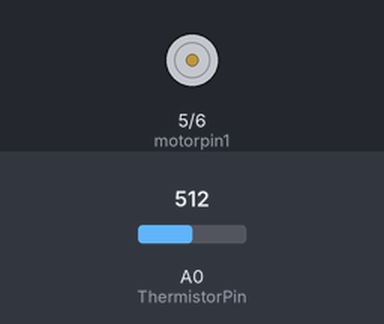
This sketch was run on a simulated Arduino Uno, built with avr-gcc and run on an emulated ATmega328P. Shown: motor-driver pin pairs drawn as motors (green arrow = first pin HIGH = forward, orange = second pin HIGH = backward, longer = more drive). The test bench sets the inputs (shaded band); at power-on: A0 (ThermistorPin) = 512. What the sketch prints to the serial monitor is not drawn.

Above: at 1.3 s.
1.4 s: A0 (ThermistorPin) set to 593
3.2 s: A0 (ThermistorPin) set to 611
At 5.7 s:
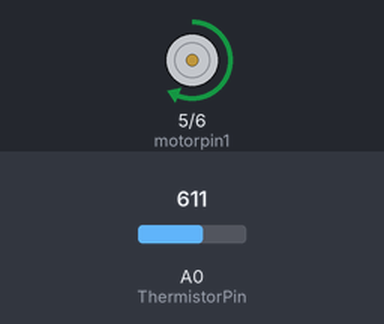
6.0 s: A0 (ThermistorPin) set to 716
At 7.5 s:
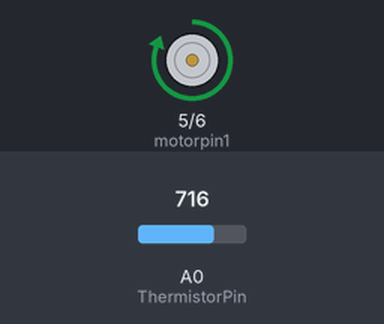
Timing chart, 0 to 9.0 s (numbered marks = the images above; inputs shaded):
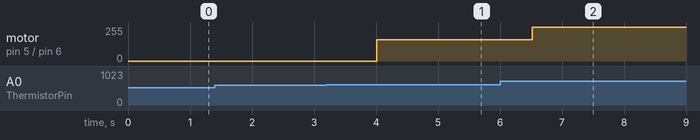

Measured:
- the behaviour switches between 610 and 611 on A0 (ThermistorPin) (found by bisection; images 0 and 1)
- after the input at 1.4 s, every drawn part: stays the same
- after the input at 3.2 s, motor on pin 5 (motorpin1) / pin 6 (motorpin2): stopped → forward 160/255 after 0.81 s, → forward 161/255 0.50 s later

The sketch:

751_Lab_2.ino
```cpp
#include <PID_v1.h>
double Setpoint, Input, Output;
double Kp=10, Ki=25, Kd=0;
PID myPID(&Input, &Output, &Setpoint, Kp, Ki, Kd, DIRECT);

int motorpin1 = 5;
int motorpin2 = 6;
int a;

#define ThermistorPin A0
int Vo;
float R1 = 10000;
float logR2, R2, T, Tf, Tc;
float c1 = 1.009249522e-03, c2 = 2.378405444e-04, c3 = 2.019202697e-07;


void setup() {
  // put your setup code here, to run once:
  pinMode(motorpin1,OUTPUT);
  pinMode(motorpin2,OUTPUT);
  Serial.begin(9600);
  Serial.println("Temperature Setpoint");
  Setpoint=35.00;
  myPID.SetMode(AUTOMATIC);
}

void loop() {
  Vo = analogRead(ThermistorPin);
  R2 = R1 * (1023.0 / (float)Vo - 1.0);
  logR2 = log(R2);
  T = (1.0 / (c1 + c2*logR2 + c3*logR2*logR2*logR2));
  Tc = T - 273.15;
  Tf = (Tc * 9.0)/ 5.0 + 32.0;

  //Serial.print("Temperature: ");
//  Serial.print(Tf);
//  Serial.print(" F; ");
  Serial.print(Tc);
  //Serial.print(" C");

  delay(500);
  Input=Tc;
  myPID.Compute();
  Serial.print(",");
  Serial.println(Setpoint);
  a=map((Output),0,255,-255,0);


  if(Tc>Setpoint)
  {
  analogWrite(motorpin1, -1*a);
  }

  if(Tc<Setpoint)
  {
  analogWrite(motorpin1, 0);
  }


//     digitalWrite(motorpin1,LOW);
//     digitalWrite(motorpin2,HIGH);
//     delay(5000);
//     digitalWrite(motorpin1,HIGH);
//     digitalWrite(motorpin2,LOW);
//     delay(10000);
}
```
